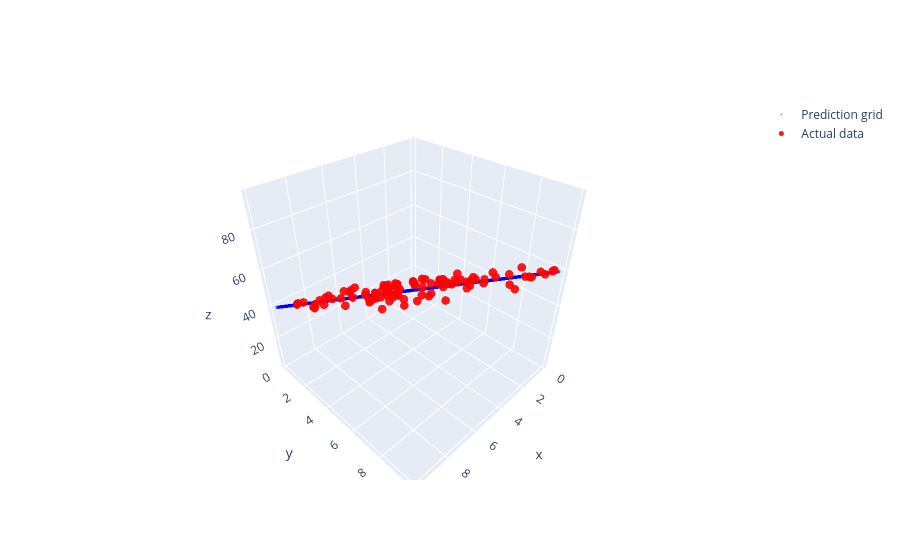

Notebook cell for this chart:
### Code cell
import plotly.graph_objects as go

fig = go.Figure()

fig.add_trace(go.Scatter3d(
    x=xx.ravel(),
    y=yy.ravel(),
    z=y_pred_grid.ravel(),
    mode="markers",
    name="Prediction grid",
    marker=dict(size=2, color="blue", opacity=0.4)
))

fig.add_trace(go.Scatter3d(
    x=X[:, 0],
    y=X[:, 1],
    z=y,
    mode="markers",
    name="Actual data",
    marker=dict(size=5, color="red", opacity=0.9)
))

fig.show()
